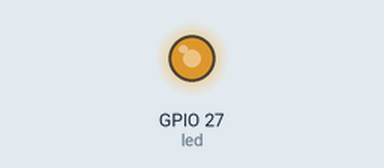
Recording of a program running on a simulated Raspberry Pi (BCM pin numbers). On the bench: output pins drawn as LEDs (lit = HIGH). At 10.0 s the program stops and its outputs stay as they are.

Above: at 0.05 s.
At 1.0 s:
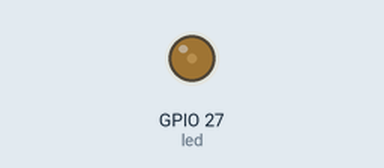
Timing chart, 0 to 3.0 s (numbered marks = the images above):
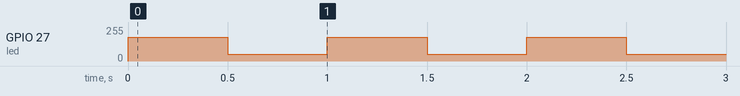

Measured:
- by itself, GPIO 27 (led): repeats every 1.0 s: 51/255 0.50 s, 179/255 0.50 s

The program:

6_PWM.py
```python
from time import sleep

from gpiozero import PWMLED

# Créer un objet PWMLED sur le port GPIO27 (pin 13)
led = PWMLED(27)

# Faire clignoter la LED 10 fois
for i in range(10):
    led.value = 0.7  # Allumer la LED a 70% de luminosité
    sleep(0.5)  # Attendre 0.5 secondes
    led.value = 0.2  # Diminuer la luminosité a 20%
    sleep(0.5)

led.value = 0.0  # Éteindre la LED
```
